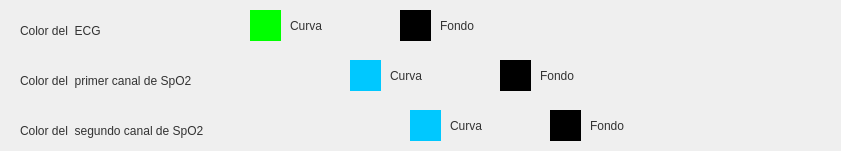
    <widget class="QWidget" name="widget_ajustes_generales_visualizacion" native="true">
     <property name="geometry">
      <rect>
       <x>980</x>
       <y>570</y>
       <width>841</width>
       <height>151</height>
      </rect>
     </property>
     <property name="styleSheet">
      <string notr="true">background-image: url(:/icons/fondo_transparente.png);</string>
     </property>
     <widget class="QLabel" name="l_widget_ajustes_generales_color_EKG">
      <property name="geometry">
       <rect>
        <x>20</x>
        <y>10</y>
        <width>151</width>
        <height>41</height>
       </rect>
      </property>
      <property name="styleSheet">
       <string notr="true">font: 57 14pt &quot;Alegreya Sans Medium&quot;;
color: rgb(50, 50, 50);</string>
      </property>
      <property name="text">
       <string>Color del  ECG</string>
      </property>
     </widget>
     <widget class="QLabel_Button" name="pb_widget_ajustes_generales_color_EKG_curva">
      <property name="geometry">
       <rect>
        <x>250</x>
        <y>10</y>
        <width>31</width>
        <height>31</height>
       </rect>
      </property>
      <property name="styleSheet">
       <string notr="true">background-color: rgb(0, 255, 0);
background-image: url(:/icons/fondo_transparente.png);</string>
      </property>
      <property name="text">
       <string/>
      </property>
     </widget>
     <widget class="QLabel" name="l_widget_ajustes_generales_color_Oxy1">
      <property name="geometry">
       <rect>
        <x>20</x>
        <y>60</y>
        <width>291</width>
        <height>41</height>
       </rect>
      </property>
      <property name="styleSheet">
       <string notr="true">font: 57 14pt &quot;Alegreya Sans Medium&quot;;
color: rgb(50, 50, 50);</string>
      </property>
      <property name="text">
       <string>Color del  primer canal de SpO2</string>
      </property>
     </widget>
     <widget class="QLabel" name="l_widget_ajustes_generales_color_Oxy2">
      <property name="geometry">
       <rect>
        <x>20</x>
        <y>110</y>
        <width>311</width>
        <height>41</height>
       </rect>
      </property>
      <property name="styleSheet">
       <string notr="true">font: 57 14pt &quot;Alegreya Sans Medium&quot;;
color: rgb(50, 50, 50);</string>
      </property>
      <property name="text">
       <string>Color del  segundo canal de SpO2</string>
      </property>
     </widget>
     <widget class="QLabel_Button" name="pb_widget_ajustes_generales_color_Oxy1_curva">
      <property name="geometry">
       <rect>
        <x>350</x>
        <y>60</y>
        <width>31</width>
        <height>31</height>
       </rect>
      </property>
      <property name="styleSheet">
       <string notr="true">background-color: rgb(0, 200, 255);
background-image: url(:/icons/fondo_transparente.png);</string>
      </property>
      <property name="text">
       <string/>
      </property>
     </widget>
     <widget class="QLabel_Button" name="pb_widget_ajustes_generales_color_Oxy2_curva">
      <property name="geometry">
       <rect>
        <x>410</x>
        <y>110</y>
        <width>31</width>
        <height>31</height>
       </rect>
      </property>
      <property name="styleSheet">
       <string notr="true">background-color: rgb(0, 200, 255);
background-image: url(:/icons/fondo_transparente.png);</string>
      </property>
      <property name="text">
       <string/>
      </property>
     </widget>
     <widget class="QLabel_Button" name="pb_widget_ajustes_generales_color_EKG_fondo">
      <property name="geometry">
       <rect>
        <x>400</x>
        <y>10</y>
        <width>31</width>
        <height>31</height>
       </rect>
      </property>
      <property name="styleSheet">
       <string notr="true">background-color: rgb(0, 0, 0);
background-image: url(:/icons/fondo_transparente.png);</string>
      </property>
      <property name="text">
       <string/>
      </property>
     </widget>
     <widget class="QLabel_Button" name="pb_widget_ajustes_generales_color_Oxy1_fondo">
      <property name="geometry">
       <rect>
        <x>500</x>
        <y>60</y>
        <width>31</width>
        <height>31</height>
       </rect>
      </property>
      <property name="styleSheet">
       <string notr="true">background-color: rgb(0, 0, 0);
background-image: url(:/icons/fondo_transparente.png);</string>
      </property>
      <property name="text">
       <string/>
      </property>
     </widget>
     <widget class="QLabel_Button" name="pb_widget_ajustes_generales_color_Oxy2_fondo">
      <property name="geometry">
       <rect>
        <x>550</x>
        <y>110</y>
        <width>31</width>
        <height>31</height>
       </rect>
      </property>
      <property name="styleSheet">
       <string notr="true">background-color: rgb(0, 0, 0);
background-image: url(:/icons/fondo_transparente.png);</string>
      </property>
      <property name="text">
       <string/>
      </property>
     </widget>
     <widget class="QLabel_Button" name="pb_widget_ajustes_generales_color_EKG_curva_2">
      <property name="geometry">
       <rect>
        <x>290</x>
        <y>0</y>
        <width>101</width>
        <height>51</height>
       </rect>
      </property>
      <property name="styleSheet">
       <string notr="true">font: 57 14pt &quot;Alegreya Sans Medium&quot;;
color: rgb(50, 50, 50);</string>
      </property>
      <property name="text">
       <string>Curva</string>
      </property>
     </widget>
     <widget class="QLabel_Button" name="pb_widget_ajustes_generales_color_EKG_fondo_2">
      <property name="geometry">
       <rect>
        <x>440</x>
        <y>0</y>
        <width>281</width>
        <height>51</height>
       </rect>
      </property>
      <property name="styleSheet">
       <string notr="true">font: 57 14pt &quot;Alegreya Sans Medium&quot;;
color: rgb(50, 50, 50);</string>
      </property>
      <property name="text">
       <string>Fondo</string>
      </property>
     </widget>
     <widget class="QLabel_Button" name="pb_widget_ajustes_generales_color_Oxy1_fondo_2">
      <property name="geometry">
       <rect>
        <x>540</x>
        <y>50</y>
        <width>261</width>
        <height>51</height>
       </rect>
      </property>
      <property name="styleSheet">
       <string notr="true">font: 57 14pt &quot;Alegreya Sans Medium&quot;;
color: rgb(50, 50, 50);</string>
      </property>
      <property name="text">
       <string>Fondo</string>
      </property>
     </widget>
     <widget class="QLabel_Button" name="pb_widget_ajustes_generales_color_Oxy1_curva_2">
      <property name="geometry">
       <rect>
        <x>390</x>
        <y>50</y>
        <width>101</width>
        <height>51</height>
       </rect>
      </property>
      <property name="styleSheet">
       <string notr="true">font: 57 14pt &quot;Alegreya Sans Medium&quot;;
color: rgb(50, 50, 50);</string>
      </property>
      <property name="text">
       <string>Curva</string>
      </property>
     </widget>
     <widget class="QLabel_Button" name="pb_widget_ajustes_generales_color_Oxy2_fondo_2">
      <property name="geometry">
       <rect>
        <x>590</x>
        <y>100</y>
        <width>241</width>
        <height>51</height>
       </rect>
      </property>
      <property name="styleSheet">
       <string notr="true">font: 57 14pt &quot;Alegreya Sans Medium&quot;;
color: rgb(50, 50, 50);</string>
      </property>
      <property name="text">
       <string>Fondo</string>
      </property>
     </widget>
     <widget class="QLabel_Button" name="pb_widget_ajustes_generales_color_Oxy2_curva_2">
      <property name="geometry">
       <rect>
        <x>450</x>
        <y>100</y>
        <width>91</width>
        <height>51</height>
       </rect>
      </property>
      <property name="styleSheet">
       <string notr="true">font: 57 14pt &quot;Alegreya Sans Medium&quot;;
color: rgb(50, 50, 50);</string>
      </property>
      <property name="text">
       <string>Curva</string>
      </property>
     </widget>
    </widget>
